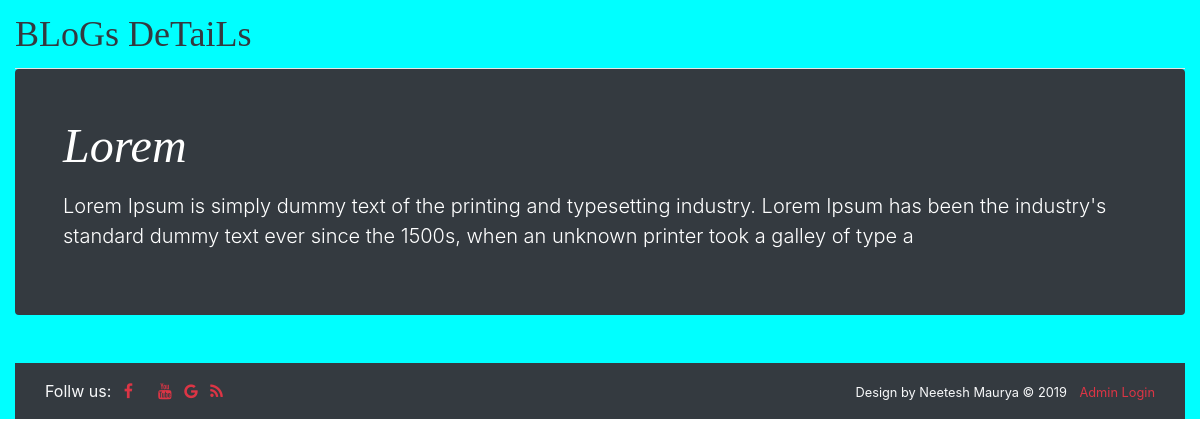
The app's page /Home/blogdetail/2 with its own data.
### tables this page shows
CREATE TABLE `blog` (
  `blog_id` int(255) NOT NULL,
  `title` varchar(200) NOT NULL,
  `description` varchar(9000) NOT NULL,
  `author` varchar(100) NOT NULL,
  `special` enum('promo','business','Technology','gaming','news') NOT NULL
);

### application/controllers/Home.php (called while the page is built, shortened)
<?php
class Home extends CI_Controller
{
  public function blogdetail($blogId)
  {
    $this->load->model('Blog_model');
   $blog = $this->Blog_model->getblog($blogId);
    $data = array();
    $data['blog'] = $blog;
    $this->load->view('detail',$data);
  }
}

### index.php (called while the page is built, shortened)
<?php
require_once BASEPATH.'core/CodeIgniter.php';

### application/models/Blog_model.php (called while the page is built, shortened)
<?php
class Blog_model extends CI_model
{
	function getblog($id)
	{
      $this->db->where('blog_id',$id);
      $blog=$this->db->get('blog')->row_array();
      return $blog;
	}
}

### application/views/detail.php (the view, shortened to what this page needs)
<!doctype html>
<html lang="en">
  <head>
  <link rel="stylesheet" href="https://stackpath.bootstrapcdn.com/bootstrap/4.5.0/css/bootstrap.min.css">
<link rel="stylesheet" type="text/css" href="<?php echo base_url().'asset/css/blog.css';?>">
    <link href="blog.css" rel="stylesheet">
  </head>
  <body>
    <div class="container-fluid" style="background-color: aqua;">
  <header class="blog-header py-3">
    <div class="row flex-nowrap justify-content-between align-items-center">
      <div class="col-12">
        <a class="blog-header-logo text-dark" href="#">BLoGs DeTaiLs</a>
      </div>
    </div>
  </header>
  <div class="jumbotron p-4 p-md-5 text-white rounded bg-dark">
    <div class="col-md-12 px-0">
      <h1 class="display-4 font-italic"><?php echo $blog['title']; ?></h1>
      <p class="lead my-3"><?php echo $blog['description']; ?></p>
    </div>
  </div>
<link href="https://maxcdn.bootstrapcdn.com/font-awesome/4.7.0/css/font-awesome.min.css" rel="stylesheet"/>
<footer class="container-fluid bg-dark mt-5 text-light">
      <div class="container">
        <div class="row py-3">
          <div class="col-md-6">
            <span>Follw us:</span>
            <a href="#" target="_blank" class="pr-2 fi-color text-danger ml-2"><i class="fa fa-facebook-f"></i></a>
            <a href="#" target="_blank" class="pr-2 fi-color text-danger"><i class="fa fa-teitter"></i></a>
            <a href="#" target="_blank" class="pr-2 fi-color text-danger"><i class="fa fa-youtube"></i></a>
            <a href="#" target="_blank" class="pr-2 fi-color text-danger"><i class="fa fa-google"></i></a>
            <a href="#" target="_blank" class="pr-2 fi-color text-danger"><i class="fa fa-rss"></i></a>
          </div>
          <div class="col-md-6 text-right">
            <small>Design by Neetesh Maurya &copy; 2019</small>
            <small class="ml-2"><a href="#" class="text-danger">Admin Login</a></small>
          </div>
        </div>
      </div>
    </footer>

### asset/css/blog.css (style rules this page uses)
.blog-header { line-height: 1; border-bottom: 1px solid #e5e5e5; }
.blog-header-logo { font-family: "Playfair Display", Georgia, "Times New Roman", serif; font-size: 2.25rem; }
h1, h2, h3, h4, h5, h6 { font-family: "Playfair Display", Georgia, "Times New Roman", serif; }
.display-4 { font-size: 2.5rem; }
@media (min-width: 768px) { .display-4 { font-size: 3rem; } }

### records on screen
blog: title "Lorem", description "Lorem Ipsum is simply dummy text of the printing and typesetting industry. Lorem Ipsum has been the industry's standard dummy text ever since the 1500s, when an unknown printer took a galley of type a"
